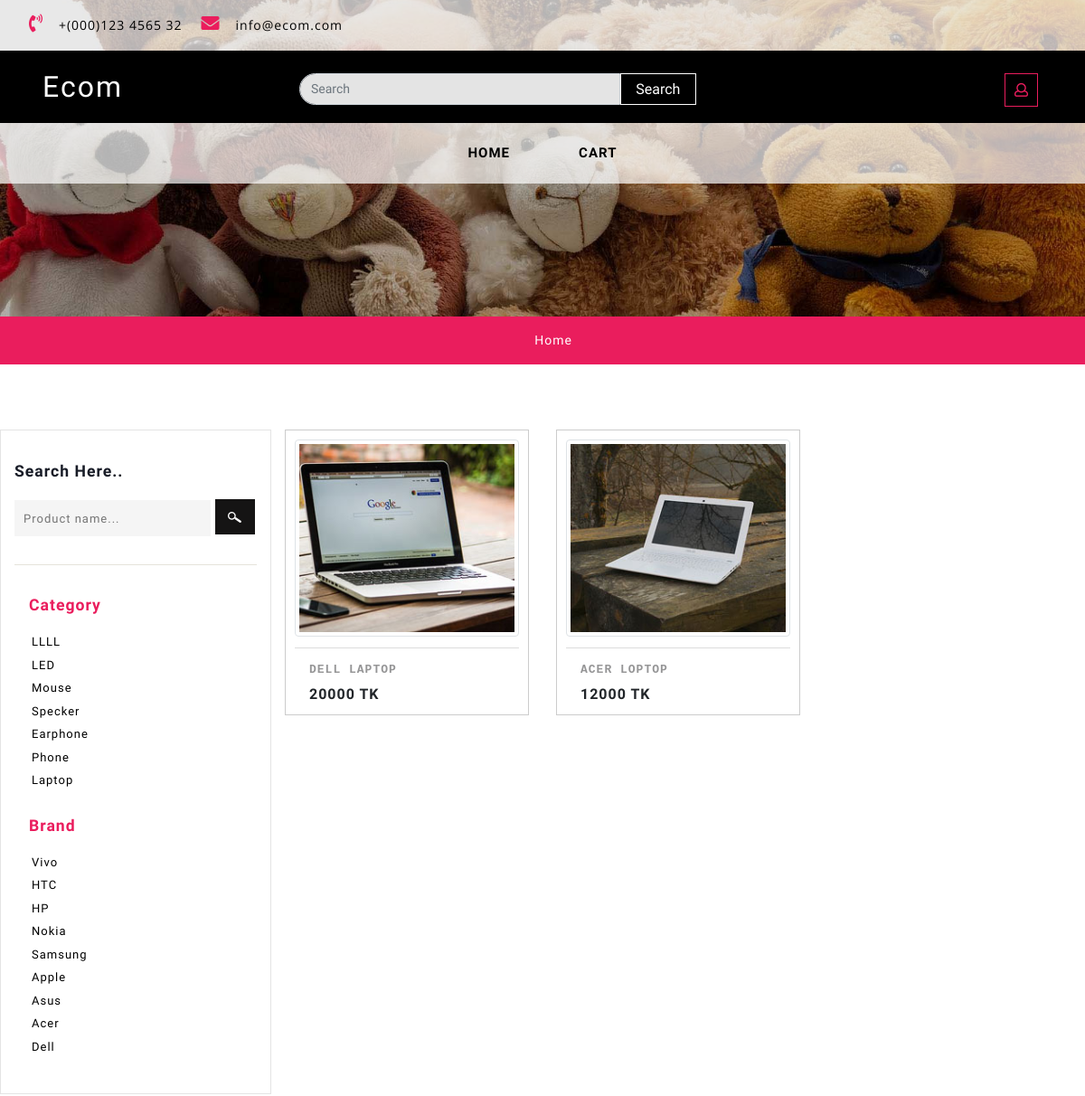
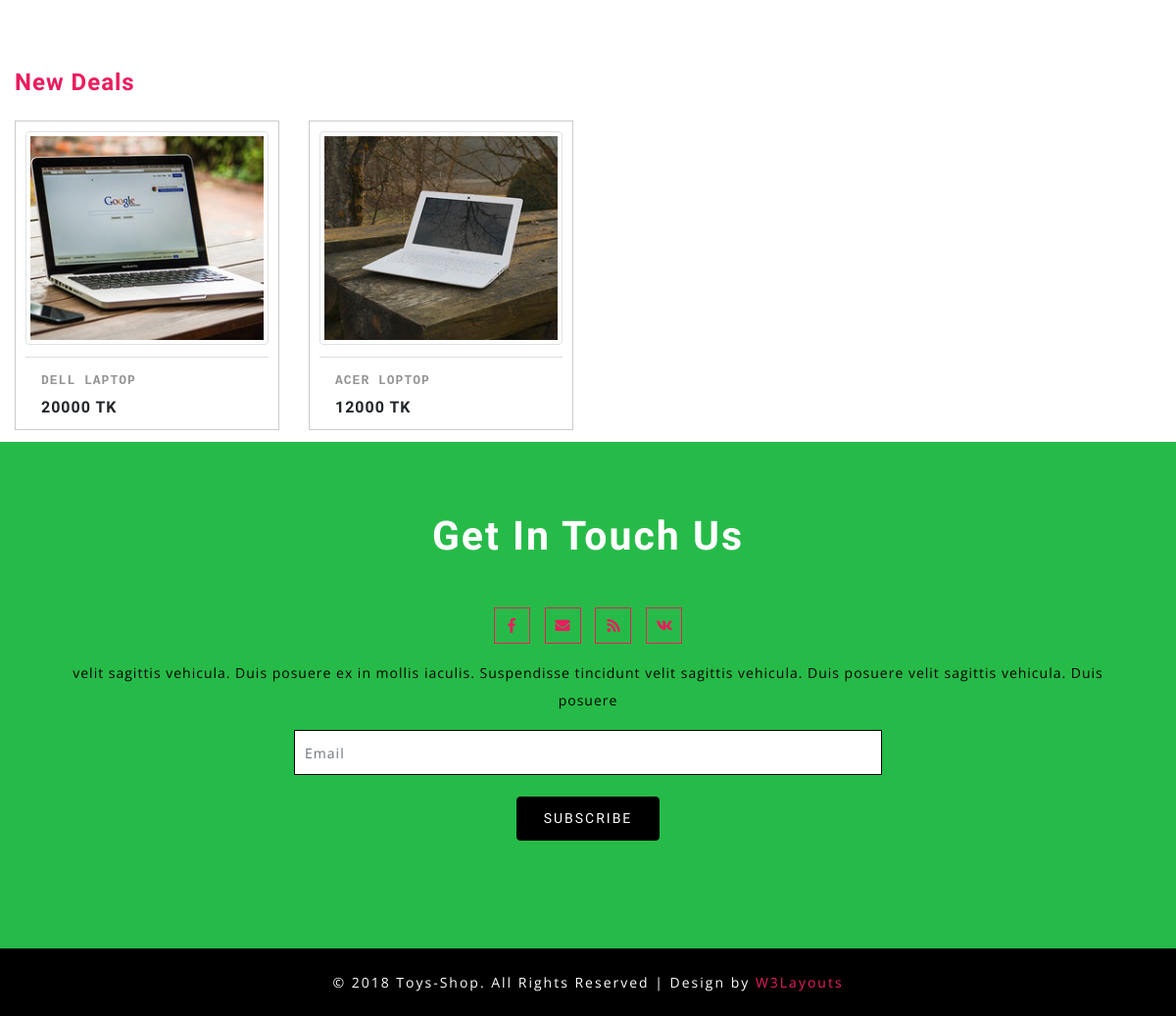
The app's page /toys/index.php with its own data (2 pictures, top to bottom).
### tables this page shows
CREATE TABLE `category` (
  `Category_Id` int(11) NOT NULL,
  `Category_Name` varchar(255) NOT NULL
);

CREATE TABLE `brand` (
  `Brand_ID` int(11) NOT NULL,
  `Brand_Name` varchar(255) NOT NULL
);

CREATE TABLE `product` (
  `Pro_ID` int(11) NOT NULL,
  `Pro_Title` varchar(255) NOT NULL,
  `Pro_Price` int(11) NOT NULL,
  `Category_Id` int(11) NOT NULL,
  `Brand_Id` int(11) NOT NULL,
  `Pro_Description` text NOT NULL,
  `Pro_Image` varchar(255) NOT NULL,
  `Total_Quantity` int(11) NOT NULL,
  `Type` varchar(255) NOT NULL
);

### toys/classes/Database.php (called while the page is built, shortened)
<?php
class Database
{
	public $link;
	private function connectionDB()
	{
		try
		{
		   $this->link = new PDO('mysql:host=localhost;dbname=ecomdb', 'root', '');
	       $this->link->setAttribute(PDO::ATTR_ERRMODE, PDO::ERRMODE_EXCEPTION);
		}
		catch (PDOException $e)
		{
			echo $e->getMessage();
		}
	}
	public function select($query)
	{
		$result = $this->link->query($query) or die($this->link->error.__LINE__);
		if ($result->rowCount() > 0)
		{
			return $result;
		}
		else
		{
			return false;
		}
	}
}
?>

### toys/classes/Category.php (called while the page is built, shortened)
<?php
class Category
{
	private $db;
	function __construct()
	{
		$this->db = new Database();
	}
	public function getAllCategory()
	{
		$query = "SELECT Category_Id, Category_Name FROM category ORDER by Category_Id DESC";
		$catAll = $this->db->select($query);
		return $catAll;
	}
}
?>

### toys/classes/Brand.php (called while the page is built, shortened)
<?php
class Brand
{
	private $db;
	function __construct()
	{
		$this->db = new Database();
	}
	public function getAllBrand()
	{
		$query = "SELECT Brand_ID, Brand_Name FROM brand ORDER by Brand_ID DESC";
		$brndAll = $this->db->select($query);
		return $brndAll;
	}
}
?>

### toys/classes/Product.php (called while the page is built, shortened)
<?php
class Product
{
	private $db;
	function __construct()
	{
		$this->db = new Database();
	}
	public function getAllproduct()
	{
		$query = "SELECT product.*, category.Category_Name, brand.Brand_Name FROM product, category, brand WHERE category.Category_Id = product.Category_Id && brand.Brand_ID = product.Brand_Id
            ORDER BY product.Pro_ID DESC";
		$brndAll = $this->db->select($query);
		return $brndAll;
	}
	public function getFourproduct()
	{
		$query = "SELECT product.*, category.Category_Name, brand.Brand_Name FROM product, category, brand WHERE category.Category_Id = product.Category_Id && brand.Brand_ID = product.Brand_Id
            ORDER BY product.Pro_ID DESC LIMIT 4";
		$brndAll = $this->db->select($query);
		return $brndAll;
	}
}
?>

### toys/index.php (the view, shortened to what this page needs)
<?php
include 'classes/Database.php';
include 'classes/Product.php';
$pro = new Product();
?>
      <?php include 'include/head.php'; ?>
      <?php include 'include/header.php'; ?>
      <div class="inner_page-banner one-img">
      </div>
      <div class="using-border py-3">
            <div class="inner_breadcrumb  ml-4">
               <ul class="short_ls">
                  <li>
                     <a href="index.php">Home</a>
                  </li>
               </ul>
            </div>
         </div>
       <section class="contact py-lg-4 py-md-3 py-sm-3 py-3">
         <div class="container-fluid py-lg-5 py-md-4 py-sm-4 py-3">
            <div class="row">
               <?php include 'include/menu.php'; ?>
               <div class="left-ads-display col-lg-9">
                  <div class="row">
                     <?php
                        $productData = $pro->getAllproduct();
                        while ($row = $productData->fetch())
                        {
                           $productTitle = $row['Pro_Title'];
                           $productPrice = $row['Pro_Price'];
                           $productImage = $row['Pro_Image'];
                           ?>
                           <div class="col-lg-4 col-md-6 col-sm-6 product-men women_two">
                        <div class="product-toys-info">
                           <div class="men-pro-item">
                              <div class="men-thumb-item">
                                 <img src="pic/<?= $productImage?>" class="img-thumbnail img-fluid" alt="">
                              </div>
                              <div class="item-info-product">
                                 <div class="info-product-price">
                                    <div class="grid_meta">
                                       <div class="product_price">
                                          <h4>
                                             <a href="single.php?Pro_ID=<?= $productTitle; ?>">
                                                <?= $productTitle; ?>
                                             </a>
                                          </h4>
                                          <div class="grid-price mt-2">
                                             <span class="money ">
                                                <?= $productPrice;?> TK
                                             </span>
                                          </div>
                                       </div>
                                    </div>
                                 </div>
                                 <div class="clearfix"></div>
                              </div>
                           </div>
                        </div>
                     </div>
                           <?php
                        }
                     ?>
                  </div>
               </div>
            </div>
         </div>
      </section>
      <section class="subscribe">
         <div class="container-fluid">
            <h4 style="color: #ea1d5d">New Deals</h4>
            <br>
          <div class="row">
                     <?php
                        $fourData = $pro->getFourproduct();
                        while ($row = $fourData->fetch())
                        {
                           $pfTitle = $row['Pro_Title'];
                           $pfPrice = $row['Pro_Price'];
                           $pfImage = $row['Pro_Image'];
                           ?>
                           <div class="col-lg-3 col-md-3 col-sm-3 product-men women_two">
                        <div class="product-toys-info">
                           <div class="men-pro-item">
                              <div class="men-thumb-item">
                                 <img src="pic/<?= $pfImage?>" class="img-thumbnail img-fluid" alt="">
                              </div>
                              <div class="item-info-product">
                                 <div class="info-product-price">
                                    <div class="grid_meta">
                                       <div class="product_price">
                                          <h4>
                                             <a href="single.php?Pro_ID=<?= $pfTitle; ?>">
                                                <?= $pfTitle; ?>
                                             </a>
                                          </h4>
                                          <div class="grid-price mt-2">
                                             <span class="money ">
                                                <?= $pfPrice;?> TK
                                             </span>
                                          </div>
                                       </div>
                                    </div>
                                 </div>
                                 <div class="clearfix"></div>
                              </div>
                           </div>
                        </div>
                     </div>
                           <?php
                        }
                     ?>
                  </div>
       </div>
      </section>
     <?php include 'include/footer.php'; ?>

### toys/include/menu.php (shortened to what this page needs)
<?php
include 'classes/Brand.php';
include 'classes/Category.php';
$cat = new Category();
$brnd = new Brand();
?>
<div class="side-bar col-lg-3">
                  <div class="search-hotel">
                     <h3 class="agileits-sear-head">Search Here..</h3>
                     <form action="#" method="post">
                        <input type="search" placeholder="Product name..." name="search" required="">
                        <input type="submit" value=" ">
                     </form>
                  </div>
                     <div class="left-side" style="padding: 1em;">
                     <h3 class="agileits-sear-head" style="color: #ea1d5d">Category</h3>
                     <ul>
                           <?php
                           $catData = $cat->getAllCategory();
                           if ($catData)
                           {
                              while ($row = $catData->fetch())
                              {
                                 $cName = $row['Category_Name'];
                                 ?>
                                  <li>
                                    <a href="">
                                        <span>
                                          <?= $cName;?>
                                         </span>
                                    </a>
                                 </li>
                                 <?php
                              }
                           }
                           ?>
                        </ul>
                        <br>
                        <h3 class="agileits-sear-head" style="color: #ea1d5d;">Brand</h3>
                        <ul>
                           <?php
                           $brndData = $brnd->getAllBrand();
                           if ($brndData)
                           {
                              while ($row = $brndData->fetch())
                              {
                                 $bName = $row['Brand_Name'];
                                 ?>
                                  <li>
                                    <a href="">
                                        <span>
                                          <?= $bName;?>
                                         </span>
                                    </a>
                                 </li>
                                 <?php
                              }
                           }
                           ?>
                        </ul>
                     </div>
               </div>

### records on screen
category: Category_Name "LLLL"
category: Category_Name "LED"
category: Category_Name "Mouse"
category: Category_Name "Specker"
category: Category_Name "Earphone"
category: Category_Name "Phone"
category: Category_Name "Laptop"
brand: Brand_Name "Vivo"
brand: Brand_Name "HTC"
brand: Brand_Name "HP"
brand: Brand_Name "Nokia"
brand: Brand_Name "Samsung"
brand: Brand_Name "Apple"
brand: Brand_Name "Asus"
brand: Brand_Name "Acer"
brand: Brand_Name "Dell"
product: Pro_Image (picture), Pro_Title "DELL LAPTOP", Pro_Price "20000"
product: Pro_Image (picture), Pro_Title "ACER LOPTOP", Pro_Price "12000"
